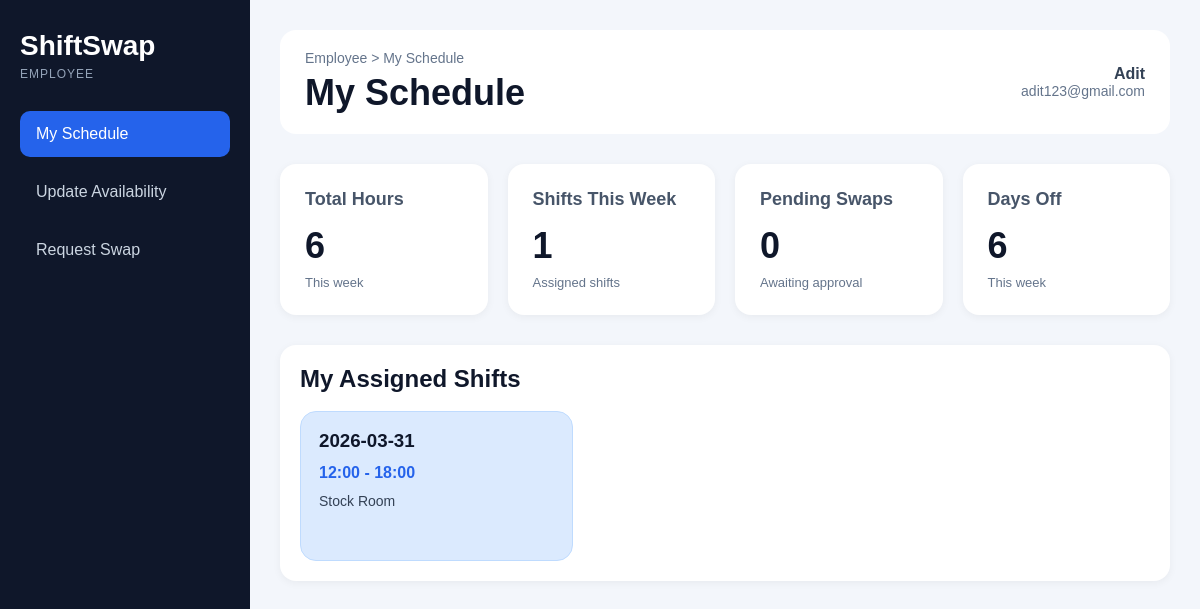
Page /employee-dashboard (signed in) on the committed database.
### tables this page shows
CREATE TABLE shifts (
    id INTEGER PRIMARY KEY AUTOINCREMENT,
    employee_id INTEGER,
    date TEXT,
    start_time TEXT,
    end_time TEXT,
    skill TEXT,
    FOREIGN KEY (employee_id) REFERENCES employees(id)
);

### app.py (the view)
@app.route("/employee-dashboard")
def employee_dashboard():
    if session.get("role") != "employee":
        return redirect(url_for("home"))
    employee_id = session["employee_id"]
    conn = get_db_connection()
    shifts = conn.execute("""
        SELECT * FROM shifts
        WHERE employee_id = ?
        ORDER BY date, start_time
    """, (employee_id,)).fetchall()
    pending_swaps = conn.execute("""
        SELECT COUNT(*) FROM swap_requests
        WHERE employee_id = ? AND status = 'Pending'
    """, (employee_id,)).fetchone()[0]
    shift_count = len(shifts)
    total_hours = 0
    dates_with_shifts = set()
    for shift in shifts:
        start_h, start_m = map(int, shift["start_time"].split(":"))
        end_h, end_m = map(int, shift["end_time"].split(":"))
        start_total = start_h * 60 + start_m
        end_total = end_h * 60 + end_m
        if end_total > start_total:
            total_hours += (end_total - start_total) / 60
        dates_with_shifts.add(shift["date"])
    days_off = 7 - len(dates_with_shifts)
    if days_off < 0:
        days_off = 0
    conn.close()
    return render_template(
        "employee-dashboard.html",
        shifts=shifts,
        total_hours=int(total_hours),
        shift_count=shift_count,
        pending_swaps=pending_swaps,
        days_off=days_off
    )

### app.py (called while the page is built)
def get_db_connection():
    conn = sqlite3.connect("database.db")
    conn.row_factory = sqlite3.Row
    return conn

### templates/employee-dashboard.html (shortened to what this page needs)
<!DOCTYPE html>
<html lang="en">
<head>
  <link rel="stylesheet" href="{{ url_for('static', filename='style.css') }}">
</head>
<body>
  <div class="dashboard-layout">
    <aside class="sidebar">
      <div class="sidebar-logo">
        <h2>ShiftSwap</h2>
        <p>EMPLOYEE</p>
      </div>
      <nav class="sidebar-nav">
        <a href="/employee-dashboard" class="active">My Schedule</a>
        <a href="/update-availability">Update Availability</a>
        <a href="/request-swap">Request Swap</a>
      </nav>
    </aside>
    <main class="main-content">
      <div class="topbar">
        <div>
          <p class="breadcrumb">Employee > My Schedule</p>
          <h1>My Schedule</h1>
        </div>
        <div class="user-box">
          <strong>{{ session.get('name', 'User') }}</strong>
          <span>{{ session.get('email', 'No email') }}</span>
        </div>
      </div>
      <div class="stats-grid">
        <div class="stat-card">
          <h3>Total Hours</h3>
          <p>{{ total_hours }}</p>
          <span>This week</span>
        </div>
        <div class="stat-card">
          <h3>Shifts This Week</h3>
          <p>{{ shift_count }}</p>
          <span>Assigned shifts</span>
        </div>
        <div class="stat-card">
          <h3>Pending Swaps</h3>
          <p>{{ pending_swaps }}</p>
          <span>Awaiting approval</span>
        </div>
        <div class="stat-card">
          <h3>Days Off</h3>
          <p>{{ days_off }}</p>
          <span>This week</span>
        </div>
      </div>
      <div class="table-card">
        <div class="employee-header">
          <h2>My Assigned Shifts</h2>
        </div>
        <div class="week-grid">
          {% if shifts %}
            {% for shift in shifts %}
            <div class="day-card">
              <h3>{{ shift.date }}</h3>
              <p>{{ shift.start_time }} - {{ shift.end_time }}</p>
              <span>{{ shift.skill }}</span>
            </div>
            {% endfor %}
          {% else %}
            <div class="day-card off-day" style="grid-column: 1 / -1; text-align: center;">
              <h3>No shifts assigned yet</h3>
              <p>Enjoy your time off</p>
              <span>Your manager has not assigned any shifts yet.</span>
            </div>
          {% endif %}
        </div>
      </div>
    </main>
  </div>
</body>
</html>

### static/style.css (style rules this page uses)
* { margin: 0; padding: 0; box-sizing: border-box; font-family: Arial, sans-serif; }
body { background-color: #f5f7fb; }
.dashboard-layout { display: flex; min-height: 100vh; background-color: #f3f6fb; }
.sidebar { width: 250px; background-color: #0f172a; color: white; padding: 30px 20px; }
.sidebar-logo h2 { font-size: 28px; margin-bottom: 5px; }
.sidebar-logo p { font-size: 12px; color: #94a3b8; letter-spacing: 1px; margin-bottom: 30px; }
.sidebar-nav { display: flex; flex-direction: column; gap: 12px; }
.sidebar-nav a { text-decoration: none; color: #cbd5e1; padding: 14px 16px; border-radius: 10px; transition: 0.3s; }
.sidebar-nav a:hover, .sidebar-nav a.active { background-color: #2563eb; color: white; }
.main-content { flex: 1; padding: 30px; }
.topbar { display: flex; justify-content: space-between; align-items: center; margin-bottom: 30px; background-color: white; padding: 20px 25px; border-radius: 16px; }
.breadcrumb { color: #64748b; font-size: 14px; margin-bottom: 6px; }
.topbar h1 { font-size: 36px; color: #0f172a; }
.user-box { display: flex; flex-direction: column; text-align: right; color: #334155; }
.user-box span { font-size: 14px; color: #64748b; }
.stats-grid { display: grid; grid-template-columns: repeat(4, 1fr); gap: 20px; margin-bottom: 30px; }
.stat-card { background-color: white; border-radius: 16px; padding: 25px; box-shadow: 0 2px 8px rgba(0, 0, 0, 0.05); }
.stat-card h3 { font-size: 18px; color: #475569; margin-bottom: 15px; }
.stat-card p { font-size: 36px; font-weight: bold; color: #0f172a; }
.table-card { background-color: white; border-radius: 16px; padding: 20px; box-shadow: 0 2px 8px rgba(0, 0, 0, 0.05); overflow-x: auto; }
.employee-header { display: flex; justify-content: space-between; align-items: center; margin-bottom: 18px; }
.employee-header h2 { color: #0f172a; }
.week-grid { display: grid; grid-template-columns: repeat(7, 1fr); gap: 16px; }
.day-card { background-color: #dbeafe; border: 1px solid #bfdbfe; border-radius: 16px; padding: 18px; min-height: 150px; }
.day-card h3 { color: #0f172a; margin-bottom: 12px; }
.day-card p { color: #2563eb; font-weight: 700; margin-bottom: 10px; }
.day-card span { color: #334155; font-size: 14px; }
@media (max-width: 1200px) { .week-grid { grid-template-columns: repeat(3, 1fr); } }
.table-card { margin-bottom: 24px; }
.stat-card span { display: block; margin-top: 8px; font-size: 13px; color: #64748b; }

### rows in the picture
shifts: date "2026-03-31", start_time "12:00", end_time "18:00", skill "Stock Room"

### other values in the picture
{{ session.get('name', 'User') }} "Adit"
{{ session.get('email', 'No email') }} "adit123@gmail.com"
{{ total_hours }} "6"
{{ shift_count }} "1"
{{ pending_swaps }} "0"
{{ days_off }} "6"
